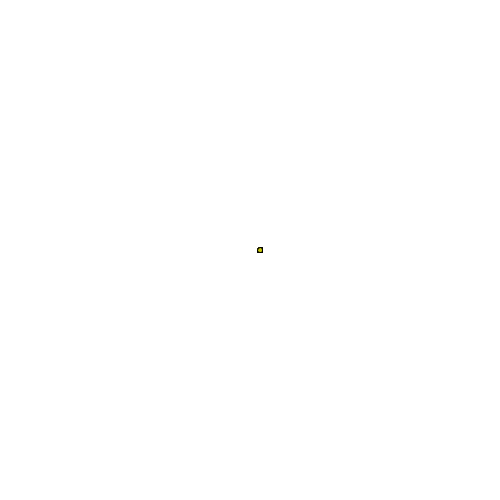
Frame 1 (no input)
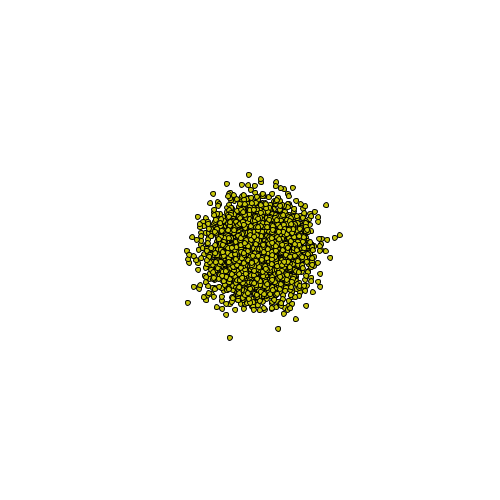
Frame 60 (the mouse pressed at the canvas centre just before this capture)
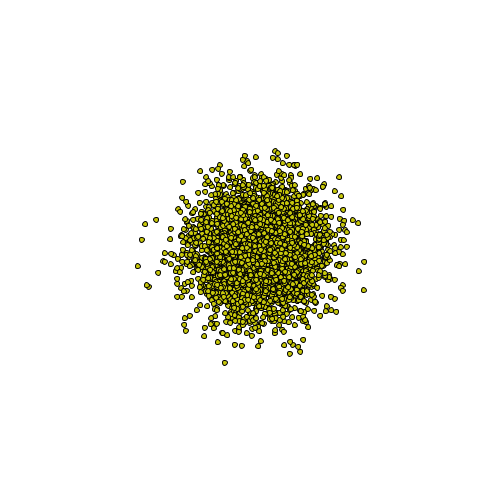
Frame 120 (the mouse held since frame 60 and released just before this capture)

The Processing sketch that drew these frames (run headless with seeded random() and noise(); from frame 60 on, the mouse is pressed at the canvas centre):

// Processing sketch: processing_169226
// ── processing_169226.pde

//creating the cell class

class Cell{
  
  float xlocation;
  float ylocation;
  float dia;
  boolean isseed;
  float cellred, cellgreen, cellblue;
  float lineweight;
  
//using a constructor

  Cell(){
    
    xlocation = 10;
    xlocation = 10;
    dia = 5;
    isseed = false;
    cellred = 200;
    cellgreen = 200;
    cellblue = 10;
    lineweight=0.5;
  }
  
  void display(){
    stroke(lineweight);
    fill(cellred,cellgreen,cellblue);
    ellipse(250+xlocation, 250+ylocation, dia, dia);
  }
  void update(){
    xlocation = xlocation+random(-5,5);
    ylocation = ylocation+random(-5,5);
  }
}
    

Cell[] myCells = new Cell[4000];

Cell myCell;

void setup(){
  size(500,500);
  for(int i = 0; i < myCells.length; i ++){
  myCells[i] = new Cell();
  }
}

void draw(){
  background(255);
  for(int i = 0; i < myCells.length; i++){
  myCells[i].display();
  myCells[i].update();
  }
}
